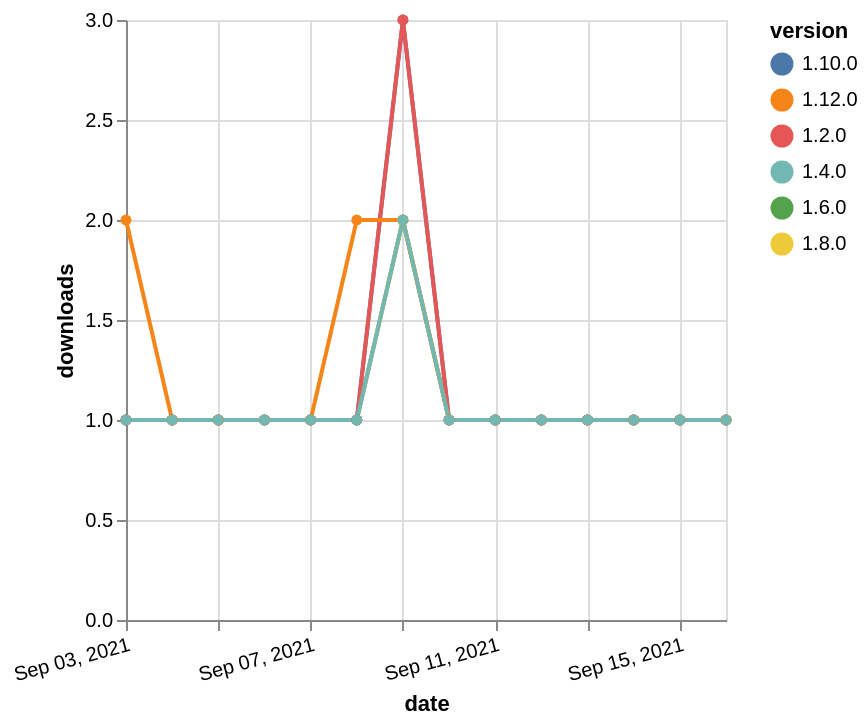

The specification (Vega-Lite) saved for this image:
### Vega-Lite specification from a JSON file in a GitHub repository (floating-point values rounded to 4 significant figures)
{"$schema": "https://vega.github.io/schema/vega-lite/v5.json", "description": "A simple bar chart with embedded data.", "data": {"values": [{"date": "2021-09-03", "total": 183, "delta": 1, "version": "1.6.0"}, {"date": "2021-09-04", "total": 184, "delta": 1, "version": "1.6.0"}, {"date": "2021-09-05", "total": 185, "delta": 1, "version": "1.6.0"}, {"date": "2021-09-06", "total": 186, "delta": 1, "version": "1.6.0"}, {"date": "2021-09-07", "total": 187, "delta": 1, "version": "1.6.0"}, {"date": "2021-09-08", "total": 188, "delta": 1, "version": "1.6.0"}, {"date": "2021-09-09", "total": 190, "delta": 2, "version": "1.6.0"}, {"date": "2021-09-10", "total": 191, "delta": 1, "version": "1.6.0"}, {"date": "2021-09-11", "total": 192, "delta": 1, "version": "1.6.0"}, {"date": "2021-09-12", "total": 193, "delta": 1, "version": "1.6.0"}, {"date": "2021-09-13", "total": 194, "delta": 1, "version": "1.6.0"}, {"date": "2021-09-14", "total": 195, "delta": 1, "version": "1.6.0"}, {"date": "2021-09-15", "total": 196, "delta": 1, "version": "1.6.0"}, {"date": "2021-09-16", "total": 197, "delta": 1, "version": "1.6.0"}, {"date": "2021-09-03", "total": 157, "delta": 1, "version": "1.8.0"}, {"date": "2021-09-04", "total": 158, "delta": 1, "version": "1.8.0"}, {"date": "2021-09-05", "total": 159, "delta": 1, "version": "1.8.0"}, {"date": "2021-09-06", "total": 160, "delta": 1, "version": "1.8.0"}, {"date": "2021-09-07", "total": 161, "delta": 1, "version": "1.8.0"}, {"date": "2021-09-08", "total": 162, "delta": 1, "version": "1.8.0"}, {"date": "2021-09-09", "total": 164, "delta": 2, "version": "1.8.0"}, {"date": "2021-09-10", "total": 165, "delta": 1, "version": "1.8.0"}, {"date": "2021-09-11", "total": 166, "delta": 1, "version": "1.8.0"}, {"date": "2021-09-12", "total": 167, "delta": 1, "version": "1.8.0"}, {"date": "2021-09-13", "total": 168, "delta": 1, "version": "1.8.0"}, {"date": "2021-09-14", "total": 169, "delta": 1, "version": "1.8.0"}, {"date": "2021-09-15", "total": 170, "delta": 1, "version": "1.8.0"}, {"date": "2021-09-16", "total": 171, "delta": 1, "version": "1.8.0"}, {"date": "2021-09-03", "total": 195, "delta": 1, "version": "1.10.0"}, {"date": "2021-09-04", "total": 196, "delta": 1, "version": "1.10.0"}, {"date": "2021-09-05", "total": 197, "delta": 1, "version": "1.10.0"}, {"date": "2021-09-06", "total": 198, "delta": 1, "version": "1.10.0"}, {"date": "2021-09-07", "total": 199, "delta": 1, "version": "1.10.0"}, {"date": "2021-09-08", "total": 200, "delta": 1, "version": "1.10.0"}, {"date": "2021-09-09", "total": 203, "delta": 3, "version": "1.10.0"}, {"date": "2021-09-10", "total": 204, "delta": 1, "version": "1.10.0"}, {"date": "2021-09-11", "total": 205, "delta": 1, "version": "1.10.0"}, {"date": "2021-09-12", "total": 206, "delta": 1, "version": "1.10.0"}, {"date": "2021-09-13", "total": 207, "delta": 1, "version": "1.10.0"}, {"date": "2021-09-14", "total": 208, "delta": 1, "version": "1.10.0"}, {"date": "2021-09-15", "total": 209, "delta": 1, "version": "1.10.0"}, {"date": "2021-09-16", "total": 210, "delta": 1, "version": "1.10.0"}, {"date": "2021-09-03", "total": 388, "delta": 1, "version": "1.2.0"}, {"date": "2021-09-04", "total": 389, "delta": 1, "version": "1.2.0"}, {"date": "2021-09-05", "total": 390, "delta": 1, "version": "1.2.0"}, {"date": "2021-09-06", "total": 391, "delta": 1, "version": "1.2.0"}, {"date": "2021-09-07", "total": 392, "delta": 1, "version": "1.2.0"}, {"date": "2021-09-08", "total": 393, "delta": 1, "version": "1.2.0"}, {"date": "2021-09-09", "total": 396, "delta": 3, "version": "1.2.0"}, {"date": "2021-09-10", "total": 397, "delta": 1, "version": "1.2.0"}, {"date": "2021-09-11", "total": 398, "delta": 1, "version": "1.2.0"}, {"date": "2021-09-12", "total": 399, "delta": 1, "version": "1.2.0"}, {"date": "2021-09-13", "total": 400, "delta": 1, "version": "1.2.0"}, {"date": "2021-09-14", "total": 401, "delta": 1, "version": "1.2.0"}, {"date": "2021-09-15", "total": 402, "delta": 1, "version": "1.2.0"}, {"date": "2021-09-16", "total": 403, "delta": 1, "version": "1.2.0"}, {"date": "2021-09-03", "total": 117, "delta": 2, "version": "1.12.0"}, {"date": "2021-09-04", "total": 118, "delta": 1, "version": "1.12.0"}, {"date": "2021-09-05", "total": 119, "delta": 1, "version": "1.12.0"}, {"date": "2021-09-06", "total": 120, "delta": 1, "version": "1.12.0"}, {"date": "2021-09-07", "total": 121, "delta": 1, "version": "1.12.0"}, {"date": "2021-09-08", "total": 123, "delta": 2, "version": "1.12.0"}, {"date": "2021-09-09", "total": 125, "delta": 2, "version": "1.12.0"}, {"date": "2021-09-10", "total": 126, "delta": 1, "version": "1.12.0"}, {"date": "2021-09-11", "total": 127, "delta": 1, "version": "1.12.0"}, {"date": "2021-09-12", "total": 128, "delta": 1, "version": "1.12.0"}, {"date": "2021-09-13", "total": 129, "delta": 1, "version": "1.12.0"}, {"date": "2021-09-14", "total": 130, "delta": 1, "version": "1.12.0"}, {"date": "2021-09-15", "total": 131, "delta": 1, "version": "1.12.0"}, {"date": "2021-09-16", "total": 132, "delta": 1, "version": "1.12.0"}, {"date": "2021-09-03", "total": 196, "delta": 1, "version": "1.4.0"}, {"date": "2021-09-04", "total": 197, "delta": 1, "version": "1.4.0"}, {"date": "2021-09-05", "total": 198, "delta": 1, "version": "1.4.0"}, {"date": "2021-09-06", "total": 199, "delta": 1, "version": "1.4.0"}, {"date": "2021-09-07", "total": 200, "delta": 1, "version": "1.4.0"}, {"date": "2021-09-08", "total": 201, "delta": 1, "version": "1.4.0"}, {"date": "2021-09-09", "total": 203, "delta": 2, "version": "1.4.0"}, {"date": "2021-09-10", "total": 204, "delta": 1, "version": "1.4.0"}, {"date": "2021-09-11", "total": 205, "delta": 1, "version": "1.4.0"}, {"date": "2021-09-12", "total": 206, "delta": 1, "version": "1.4.0"}, {"date": "2021-09-13", "total": 207, "delta": 1, "version": "1.4.0"}, {"date": "2021-09-14", "total": 208, "delta": 1, "version": "1.4.0"}, {"date": "2021-09-15", "total": 209, "delta": 1, "version": "1.4.0"}, {"date": "2021-09-16", "total": 210, "delta": 1, "version": "1.4.0"}]}, "width": "container", "mark": {"type": "line", "point": {"filled": true}}, "encoding": {"x": {"field": "date", "type": "temporal", "timeUnit": "yearmonthdate", "title": "date", "axis": {"labelAngle": -15}}, "y": {"field": "delta", "type": "quantitative", "title": "downloads"}, "color": {"field": "version", "type": "nominal"}, "tooltip": {"field": "delta"}}}
